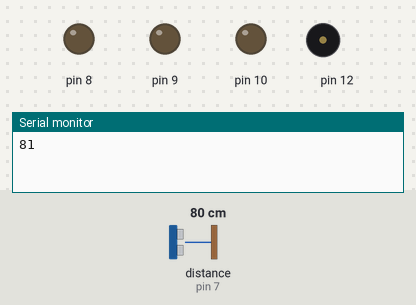
Recording of a sketch running on a simulated Arduino Uno, built with avr-gcc and run on an emulated ATmega328P. On the bench: output pins drawn as LEDs (lit = HIGH), buzzer (waves = sounding), the last lines printed to the serial monitor. Wiring (inferred from the names in the program): ultrasonic range finder: trigger pin 6; echo pin 7. The inputs (shaded band) are chosen by the test bench; at power-on: distance to the obstacle (sensor on pin 7) 80 cm. The echo pulse lasts 58.3 µs per cm; pins used as bus, display or sensor lines are not drawn.

Above: at 1.2 s.
1.3 s: distance to the obstacle (sensor on pin 7) set to 23 cm
2.8 s: distance to the obstacle (sensor on pin 7) set to 19 cm
At 3.2 s:
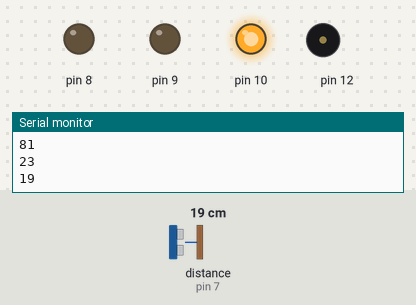
4.3 s: distance to the obstacle (sensor on pin 7) set to 17 cm
5.8 s: distance to the obstacle (sensor on pin 7) set to 14 cm
At 6.8 s:
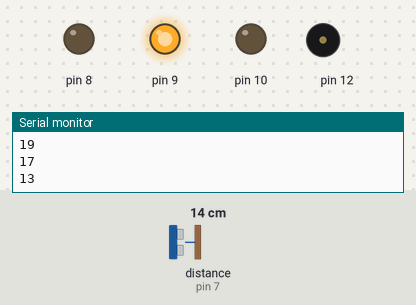
7.3 s: distance to the obstacle (sensor on pin 7) set to 2 cm
At 8.0 s:
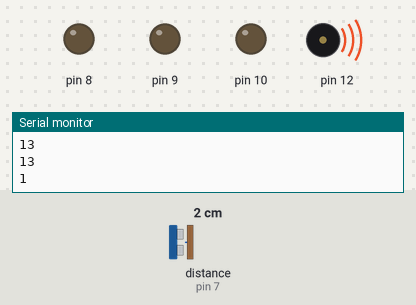
8.8 s: distance to the obstacle (sensor on pin 7) set to 5 cm
10.3 s: distance to the obstacle (sensor on pin 7) set to 8 cm
At 10.7 s:
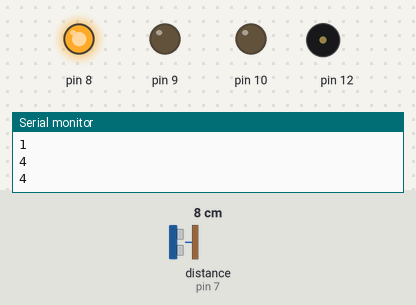
Timing chart, 0 to 12.8 s (numbered marks = the images above; inputs shaded):
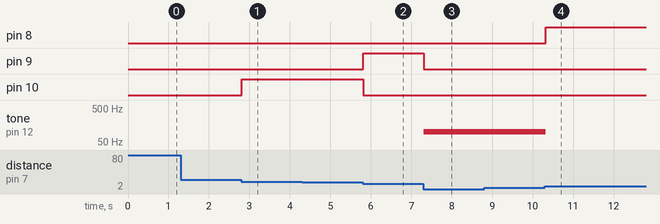

The sketch:

ProximitySensor-v2.ino
```cpp
//  Proximity Sensor
#define TriggerPin 6
#define EchoPin 7

float Distance;
float Duration;

int counter = 0;
int code;

void setup()
{
  pinMode(TriggerPin, OUTPUT);
  pinMode(EchoPin, INPUT);
  Serial.begin(9600);
  pinMode(8, OUTPUT);
  pinMode(9, OUTPUT);
  pinMode(10, OUTPUT);
}

void loop()
{
  ProximitySensor();
}

void ProximitySensor()
{
  digitalWrite(TriggerPin, HIGH);
  delayMicroseconds(10);

  digitalWrite(TriggerPin, LOW);

  delayMicroseconds(10);
  Duration = pulseIn(EchoPin, HIGH);
  Distance = (Duration * 0.035)/2;

  int intDistance = Distance;

  digitalWrite(8, intDistance < 11 && intDistance > 5 ? HIGH : LOW);
  digitalWrite(9, intDistance < 16 && intDistance > 10 ? HIGH : LOW);
  digitalWrite(10, intDistance < 21 && intDistance > 15 ? HIGH : LOW);

  //Serial.println(intDistance);

  if(intDistance < 6)
  {
    tone(12, 100, 100);
  }
  else
  {
    noTone(12);
  }

  if(counter > 35)
  {
    ReceiveAndSend(intDistance);
    counter = 0;
  }
  else
  {
    counter++;
  }
  delay(25);
}

void ReceiveAndSend(int distance)
{
  /*
  if (Serial.available() > 0)
  {
    String getSerial = Serial.readString();
    code = getSerial.toInt();
    //Serial.print(code);
    Serial.flush();
  }
  */
  //Sending new data to Esp8266
  Serial.println(distance);
}
```

Measured:
- the behaviour switches between 21 and 20 cm on distance to the obstacle (sensor on pin 7) (found by bisection; images 0 and 1)
- the behaviour switches between 16 and 15 cm on distance to the obstacle (sensor on pin 7) (found by bisection; images 1 and 2)
- the behaviour switches between 6 and 7 cm on distance to the obstacle (sensor on pin 7) (found by bisection; images 3 and 4)
- after the input at 2.8 s, pin 10: LOW → HIGH at once
- after the input at 5.8 s, pin 9: LOW → HIGH at once; pin 10: HIGH → LOW at once
- after the input at 7.3 s, pin 9: HIGH → LOW at once; tone on pin 12: silent → 100 Hz at once
- after the input at 10.3 s, pin 8: LOW → HIGH at once; tone on pin 12: 100 Hz → silent at once
